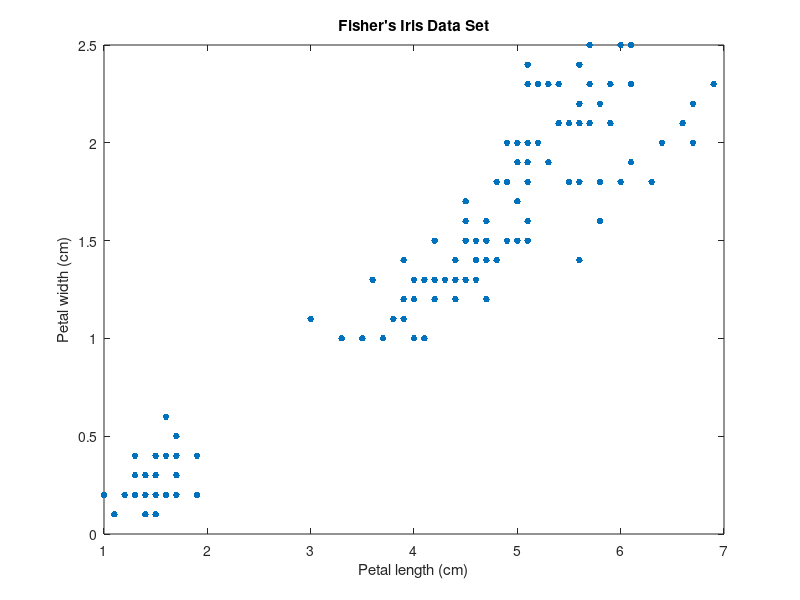

The MATLAB script that drew this image: (Note: this script raises an error after producing the figure.)
load fisheriris
X = meas(:,3:4);
[n,p] = size(X);
rng(1) % For reproducibility

figure
plot(X(:,1),X(:,2),'.','MarkerSize',15)
title('Fisher''s Iris Data Set')
xlabel('Petal length (cm)')
ylabel('Petal width (cm)')

k = 1:5;
nK = numel(k);
Sigma = {'diagonal','full'};
nSigma = numel(Sigma);
SharedCovariance = {true,false};
SCtext = {'true','false'};
nSC = numel(SharedCovariance);
RegularizationValue = 0.01;
options = statset('MaxIter',10000);

% Preallocation
gm = cell(nK,nSigma,nSC);         
aic = zeros(nK,nSigma,nSC);
bic = zeros(nK,nSigma,nSC);
converged = false(nK,nSigma,nSC);

% Fit all models
for m = 1:nSC
    for j = 1:nSigma
        for i = 1:nK
            gm{i,j,m} = fitgmdist(X,k(i),...
                'CovarianceType',Sigma{j},...
                'SharedCovariance',SharedCovariance{m},...
                'RegularizationValue',RegularizationValue,...
                'Options',options);
            aic(i,j,m) = gm{i,j,m}.AIC;
            bic(i,j,m) = gm{i,j,m}.BIC;
            converged(i,j,m) = gm{i,j,m}.Converged;
        end
    end
end

allConverge = (sum(converged(:)) == nK*nSigma*nSC)

figure
bar(reshape(aic,nK,nSigma*nSC))
title('AIC For Various $k$ and $\Sigma$ Choices','Interpreter','latex')
xlabel('$k$','Interpreter','Latex')
ylabel('AIC')
legend({'Diagonal-shared','Full-shared','Diagonal-unshared',...
    'Full-unshared'})

figure
bar(reshape(bic,nK,nSigma*nSC))
title('BIC For Various $k$ and $\Sigma$ Choices','Interpreter','latex')
xlabel('$c$','Interpreter','Latex')
ylabel('BIC')
legend({'Diagonal-shared','Full-shared','Diagonal-unshared',...
    'Full-unshared'})

gmBest = gm{5,2,2};
clusterX = cluster(gmBest,X);
kGMM = gmBest.NumComponents;
d = 500;
x1 = linspace(min(X(:,1)) - 2,max(X(:,1)) + 2,d);
x2 = linspace(min(X(:,2)) - 2,max(X(:,2)) + 2,d);
[x1grid,x2grid] = meshgrid(x1,x2);
X0 = [x1grid(:) x2grid(:)];
mahalDist = mahal(gmBest,X0);
threshold = sqrt(chi2inv(0.99,2));

figure
h1 = gscatter(X(:,1),X(:,2),clusterX);
hold on
for j = 1:kGMM
    idx = mahalDist(:,j)<=threshold;
    Color = h1(j).Color*0.75 + -0.5*(h1(j).Color - 1);
    h2 = plot(X0(idx,1),X0(idx,2),'.','Color',Color,'MarkerSize',1);
    uistack(h2,'bottom')
end
plot(gmBest.mu(:,1),gmBest.mu(:,2),'kx','LineWidth',2,'MarkerSize',10)
title('Clustered Data and Component Structures')
xlabel('Petal length (cm)')
ylabel('Petal width (cm)')
legend(h1,'Cluster 1','Cluster 2','Cluster 3','Location','NorthWest')
hold off